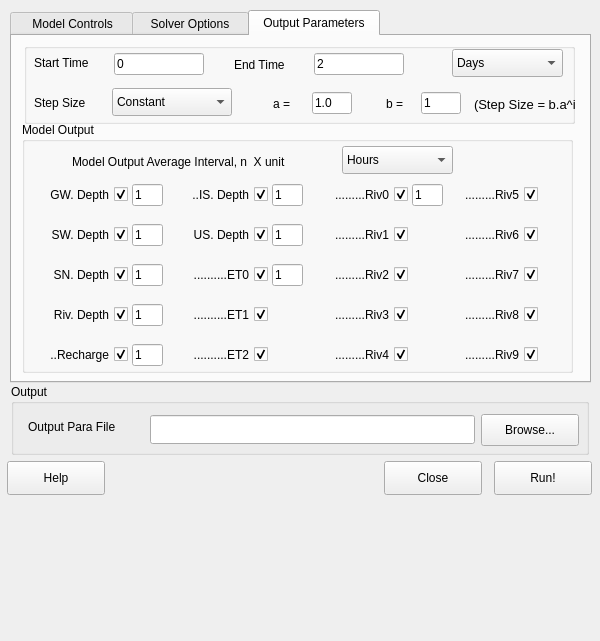
<?xml version="1.0" encoding="UTF-8"?>
<ui version="4.0">
 <class>paraFile</class>
 <widget class="QDialog" name="paraFile">
  <property name="geometry">
   <rect>
    <x>0</x>
    <y>0</y>
    <width>600</width>
    <height>641</height>
   </rect>
  </property>
  <property name="windowTitle">
   <string>Parameter File Generation</string>
  </property>
  <widget class="Q3ButtonGroup" name="outputButtonGroup">
   <property name="geometry">
    <rect>
     <x>11</x>
     <y>384</y>
     <width>578</width>
     <height>71</height>
    </rect>
   </property>
   <property name="title">
    <string>Output</string>
   </property>
   <widget class="QLabel" name="outputFileLabel">
    <property name="geometry">
     <rect>
      <x>17</x>
      <y>27</y>
      <width>111</width>
      <height>32</height>
     </rect>
    </property>
    <property name="text">
     <string>Output Para File</string>
    </property>
    <property name="alignment">
     <set>Qt::AlignLeading|Qt::AlignLeft|Qt::AlignVCenter</set>
    </property>
   </widget>
   <widget class="QPushButton" name="paraFileButton">
    <property name="geometry">
     <rect>
      <x>470</x>
      <y>30</y>
      <width>98</width>
      <height>32</height>
     </rect>
    </property>
    <property name="text">
     <string>Browse...</string>
    </property>
    <property name="autoDefault">
     <bool>false</bool>
    </property>
   </widget>
   <widget class="QLineEdit" name="paraFileLineEdit">
    <property name="geometry">
     <rect>
      <x>139</x>
      <y>31</y>
      <width>325</width>
      <height>29</height>
     </rect>
    </property>
   </widget>
  </widget>
  <widget class="QTabWidget" name="tabWidget2">
   <property name="geometry">
    <rect>
     <x>10</x>
     <y>10</y>
     <width>581</width>
     <height>373</height>
    </rect>
   </property>
   <property name="currentIndex">
    <number>2</number>
   </property>
   <widget class="QWidget" name="tab">
    <attribute name="title">
     <string>   Model Controls  </string>
    </attribute>
    <widget class="Q3GroupBox" name="groupBox1">
     <property name="geometry">
      <rect>
       <x>13</x>
       <y>20</y>
       <width>551</width>
       <height>101</height>
      </rect>
     </property>
     <property name="title">
      <string/>
     </property>
     <widget class="QCheckBox" name="debugCheckBox">
      <property name="geometry">
       <rect>
        <x>50</x>
        <y>50</y>
        <width>90</width>
        <height>41</height>
       </rect>
      </property>
      <property name="text">
       <string>Debug</string>
      </property>
      <property name="checked">
       <bool>false</bool>
      </property>
     </widget>
     <widget class="QCheckBox" name="verboseCheckBox">
      <property name="geometry">
       <rect>
        <x>50</x>
        <y>10</y>
        <width>90</width>
        <height>41</height>
       </rect>
      </property>
      <property name="text">
       <string>Verbose</string>
      </property>
      <property name="checked">
       <bool>false</bool>
      </property>
     </widget>
     <widget class="QCheckBox" name="checkBoxFillSurf">
      <property name="geometry">
       <rect>
        <x>200</x>
        <y>20</y>
        <width>131</width>
        <height>21</height>
       </rect>
      </property>
      <property name="text">
       <string>Fill Surface Sinks</string>
      </property>
      <property name="checked">
       <bool>true</bool>
      </property>
     </widget>
     <widget class="QCheckBox" name="checkBoxFillSub">
      <property name="geometry">
       <rect>
        <x>200</x>
        <y>60</y>
        <width>151</width>
        <height>21</height>
       </rect>
      </property>
      <property name="text">
       <string>Fill Subsurface Sinks</string>
      </property>
      <property name="checked">
       <bool>true</bool>
      </property>
     </widget>
    </widget>
    <widget class="Q3GroupBox" name="mcGroupBox2">
     <property name="geometry">
      <rect>
       <x>13</x>
       <y>130</y>
       <width>551</width>
       <height>191</height>
      </rect>
     </property>
     <property name="acceptDrops">
      <bool>false</bool>
     </property>
     <property name="title">
      <string>Hydrologic Processes </string>
     </property>
     <widget class="QLabel" name="textLabel1_2">
      <property name="geometry">
       <rect>
        <x>320</x>
        <y>50</y>
        <width>104</width>
        <height>41</height>
       </rect>
      </property>
      <property name="text">
       <string>Surface Mode</string>
      </property>
     </widget>
     <widget class="QLabel" name="textLabel1_4">
      <property name="geometry">
       <rect>
        <x>320</x>
        <y>120</y>
        <width>84</width>
        <height>41</height>
       </rect>
      </property>
      <property name="midLineWidth">
       <number>0</number>
      </property>
      <property name="text">
       <string>Input Mode</string>
      </property>
     </widget>
     <widget class="QLabel" name="textLabel1_3">
      <property name="geometry">
       <rect>
        <x>10</x>
        <y>120</y>
        <width>137</width>
        <height>41</height>
       </rect>
      </property>
      <property name="text">
       <string>River Mode</string>
      </property>
     </widget>
     <widget class="QLabel" name="textLabel1">
      <property name="geometry">
       <rect>
        <x>10</x>
        <y>50</y>
        <width>137</width>
        <height>41</height>
       </rect>
      </property>
      <property name="acceptDrops">
       <bool>false</bool>
      </property>
      <property name="text">
       <string>Unsaturated Mode</string>
      </property>
     </widget>
     <widget class="QComboBox" name="smComboBox">
      <property name="geometry">
       <rect>
        <x>440</x>
        <y>55</y>
        <width>100</width>
        <height>31</height>
       </rect>
      </property>
      <item>
       <property name="text">
        <string>Diffusive</string>
       </property>
      </item>
      <item>
       <property name="text">
        <string>Kinematic</string>
       </property>
      </item>
      <item>
       <property name="text">
        <string>Full</string>
       </property>
      </item>
     </widget>
     <widget class="QComboBox" name="rmComboBox">
      <property name="geometry">
       <rect>
        <x>160</x>
        <y>125</y>
        <width>100</width>
        <height>31</height>
       </rect>
      </property>
      <item>
       <property name="text">
        <string>Diffusive</string>
       </property>
      </item>
      <item>
       <property name="text">
        <string>Kinematic</string>
       </property>
      </item>
      <item>
       <property name="text">
        <string>Full</string>
       </property>
      </item>
     </widget>
     <widget class="QComboBox" name="imComboBox">
      <property name="geometry">
       <rect>
        <x>440</x>
        <y>125</y>
        <width>100</width>
        <height>31</height>
       </rect>
      </property>
      <item>
       <property name="text">
        <string>.init File</string>
       </property>
      </item>
      <item>
       <property name="text">
        <string>.att File</string>
       </property>
      </item>
      <item>
       <property name="text">
        <string>Relax</string>
       </property>
      </item>
     </widget>
     <widget class="QComboBox" name="umComboBox">
      <property name="geometry">
       <rect>
        <x>160</x>
        <y>55</y>
        <width>100</width>
        <height>31</height>
       </rect>
      </property>
      <property name="currentIndex">
       <number>1</number>
      </property>
      <item>
       <property name="text">
        <string>Shallow</string>
       </property>
      </item>
      <item>
       <property name="text">
        <string>Deep</string>
       </property>
      </item>
     </widget>
    </widget>
   </widget>
   <widget class="QWidget" name="TabPage">
    <attribute name="title">
     <string>  Solver Options  </string>
    </attribute>
    <widget class="Q3GroupBox" name="groupBox1_2_2_2">
     <property name="geometry">
      <rect>
       <x>12</x>
       <y>181</y>
       <width>551</width>
       <height>140</height>
      </rect>
     </property>
     <property name="title">
      <string>Hydrologic Processes </string>
     </property>
     <widget class="QLabel" name="textLabel1_5_3">
      <property name="geometry">
       <rect>
        <x>14</x>
        <y>30</y>
        <width>143</width>
        <height>41</height>
       </rect>
      </property>
      <property name="text">
       <string>Absolute Tolerance</string>
      </property>
     </widget>
     <widget class="QLabel" name="textLabel1_3_2_2">
      <property name="geometry">
       <rect>
        <x>17</x>
        <y>95</y>
        <width>137</width>
        <height>41</height>
       </rect>
      </property>
      <property name="text">
       <string>Relative Tolerance</string>
      </property>
     </widget>
     <widget class="QLabel" name="textLabel1_2_2_2">
      <property name="geometry">
       <rect>
        <x>320</x>
        <y>22</y>
        <width>104</width>
        <height>41</height>
       </rect>
      </property>
      <property name="text">
       <string>Initial Step</string>
      </property>
     </widget>
     <widget class="QLabel" name="textLabel1_4_2_2">
      <property name="geometry">
       <rect>
        <x>320</x>
        <y>60</y>
        <width>112</width>
        <height>41</height>
       </rect>
      </property>
      <property name="text">
       <string>Maximum Step</string>
      </property>
     </widget>
     <widget class="QLineEdit" name="ATlineEdit">
      <property name="geometry">
       <rect>
        <x>170</x>
        <y>35</y>
        <width>80</width>
        <height>31</height>
       </rect>
      </property>
      <property name="text">
       <string>1E-4</string>
      </property>
     </widget>
     <widget class="QLineEdit" name="MSlineEdit">
      <property name="geometry">
       <rect>
        <x>460</x>
        <y>69</y>
        <width>80</width>
        <height>25</height>
       </rect>
      </property>
      <property name="text">
       <string>1</string>
      </property>
     </widget>
     <widget class="QLineEdit" name="ISlineEdit">
      <property name="geometry">
       <rect>
        <x>460</x>
        <y>30</y>
        <width>80</width>
        <height>25</height>
       </rect>
      </property>
      <property name="text">
       <string>1E-5</string>
      </property>
     </widget>
     <widget class="QLineEdit" name="RTlineEdit">
      <property name="geometry">
       <rect>
        <x>170</x>
        <y>98</y>
        <width>80</width>
        <height>31</height>
       </rect>
      </property>
      <property name="text">
       <string>1E-3</string>
      </property>
     </widget>
     <widget class="QLabel" name="textLabel1_4_2_3">
      <property name="geometry">
       <rect>
        <x>320</x>
        <y>99</y>
        <width>112</width>
        <height>41</height>
       </rect>
      </property>
      <property name="text">
       <string>ET Stepsize</string>
      </property>
     </widget>
     <widget class="QLineEdit" name="ETSlineEdit">
      <property name="geometry">
       <rect>
        <x>460</x>
        <y>107</y>
        <width>80</width>
        <height>25</height>
       </rect>
      </property>
      <property name="text">
       <string>1</string>
      </property>
     </widget>
    </widget>
    <widget class="Q3GroupBox" name="groupBox1_3_2">
     <property name="geometry">
      <rect>
       <x>12</x>
       <y>11</y>
       <width>551</width>
       <height>160</height>
      </rect>
     </property>
     <property name="title">
      <string/>
     </property>
     <widget class="QLabel" name="textLabel3_3">
      <property name="geometry">
       <rect>
        <x>20</x>
        <y>60</y>
        <width>130</width>
        <height>31</height>
       </rect>
      </property>
      <property name="text">
       <string>Krylov Dimension</string>
      </property>
     </widget>
     <widget class="QLabel" name="textLabel1_5_2_2">
      <property name="geometry">
       <rect>
        <x>20</x>
        <y>110</y>
        <width>120</width>
        <height>41</height>
       </rect>
      </property>
      <property name="text">
       <string>Grahm-Schmidt</string>
      </property>
     </widget>
     <widget class="QLabel" name="textLabel3_2_2">
      <property name="geometry">
       <rect>
        <x>310</x>
        <y>60</y>
        <width>176</width>
        <height>31</height>
       </rect>
      </property>
      <property name="text">
       <string>Convergence Threshold</string>
      </property>
     </widget>
     <widget class="QLineEdit" name="CTlineEdit">
      <property name="geometry">
       <rect>
        <x>500</x>
        <y>59</y>
        <width>40</width>
        <height>31</height>
       </rect>
      </property>
      <property name="text">
       <string>0</string>
      </property>
     </widget>
     <widget class="QComboBox" name="GScomboBox">
      <property name="geometry">
       <rect>
        <x>150</x>
        <y>115</y>
        <width>100</width>
        <height>31</height>
       </rect>
      </property>
      <item>
       <property name="text">
        <string>Modified</string>
       </property>
      </item>
      <item>
       <property name="text">
        <string>Classical</string>
       </property>
      </item>
     </widget>
     <widget class="QLabel" name="textLabel2_2">
      <property name="geometry">
       <rect>
        <x>20</x>
        <y>13</y>
        <width>130</width>
        <height>31</height>
       </rect>
      </property>
      <property name="text">
       <string>Solver Type</string>
      </property>
     </widget>
     <widget class="Q3ButtonGroup" name="buttonGroup2">
      <property name="geometry">
       <rect>
        <x>120</x>
        <y>6</y>
        <width>331</width>
        <height>50</height>
       </rect>
      </property>
      <property name="title">
       <string/>
      </property>
      <widget class="QRadioButton" name="ITradioButton">
       <property name="geometry">
        <rect>
         <x>230</x>
         <y>3</y>
         <width>90</width>
         <height>41</height>
        </rect>
       </property>
       <property name="text">
        <string>Iterative</string>
       </property>
       <property name="checked">
        <bool>true</bool>
       </property>
      </widget>
      <widget class="QRadioButton" name="DDradioButton">
       <property name="geometry">
        <rect>
         <x>35</x>
         <y>2</y>
         <width>130</width>
         <height>41</height>
        </rect>
       </property>
       <property name="text">
        <string>Direct Dense</string>
       </property>
      </widget>
     </widget>
     <widget class="QLineEdit" name="KDlineEdit">
      <property name="geometry">
       <rect>
        <x>160</x>
        <y>59</y>
        <width>40</width>
        <height>31</height>
       </rect>
      </property>
      <property name="text">
       <string>0</string>
      </property>
     </widget>
    </widget>
   </widget>
   <widget class="QWidget" name="tab">
    <attribute name="title">
     <string> Output Parameters </string>
    </attribute>
    <widget class="Q3GroupBox" name="groupBox1_3">
     <property name="geometry">
      <rect>
       <x>12</x>
       <y>7</y>
       <width>551</width>
       <height>81</height>
      </rect>
     </property>
     <property name="title">
      <string/>
     </property>
     <widget class="QLabel" name="textLabel3">
      <property name="geometry">
       <rect>
        <x>10</x>
        <y>4</y>
        <width>71</width>
        <height>31</height>
       </rect>
      </property>
      <property name="toolTip">
       <string>Start Time corresponds to the beginning of your simulation relative to the forcing file you generate.</string>
      </property>
      <property name="text">
       <string>Start Time</string>
      </property>
     </widget>
     <widget class="QLabel" name="textLabel1_5_2">
      <property name="geometry">
       <rect>
        <x>10</x>
        <y>39</y>
        <width>81</width>
        <height>41</height>
       </rect>
      </property>
      <property name="text">
       <string>Step Size</string>
      </property>
     </widget>
     <widget class="QLabel" name="textLabel3_2_3_2">
      <property name="geometry">
       <rect>
        <x>362</x>
        <y>45</y>
        <width>30</width>
        <height>31</height>
       </rect>
      </property>
      <property name="text">
       <string>b =</string>
      </property>
     </widget>
     <widget class="QLabel" name="textLabel3_4">
      <property name="geometry">
       <rect>
        <x>450</x>
        <y>46</y>
        <width>101</width>
        <height>31</height>
       </rect>
      </property>
      <property name="font">
       <font>
        <pointsize>10</pointsize>
       </font>
      </property>
      <property name="text">
       <string>(Step Size = b.a^i )</string>
      </property>
     </widget>
     <widget class="QLabel" name="textLabel3_2_3">
      <property name="geometry">
       <rect>
        <x>249</x>
        <y>45</y>
        <width>30</width>
        <height>31</height>
       </rect>
      </property>
      <property name="text">
       <string>a =</string>
      </property>
     </widget>
     <widget class="QLabel" name="textLabel3_2">
      <property name="geometry">
       <rect>
        <x>210</x>
        <y>6</y>
        <width>71</width>
        <height>31</height>
       </rect>
      </property>
      <property name="toolTip">
       <string>End Time is duration of the simulation which should be less than the duration of the forcing file.</string>
      </property>
      <property name="text">
       <string>End Time</string>
      </property>
     </widget>
     <widget class="QLineEdit" name="STlineEdit">
      <property name="geometry">
       <rect>
        <x>90</x>
        <y>10</y>
        <width>90</width>
        <height>22</height>
       </rect>
      </property>
      <property name="text">
       <string>0</string>
      </property>
     </widget>
     <widget class="QLineEdit" name="ETlineEdit">
      <property name="geometry">
       <rect>
        <x>290</x>
        <y>10</y>
        <width>90</width>
        <height>22</height>
       </rect>
      </property>
      <property name="text">
       <string>2</string>
      </property>
     </widget>
     <widget class="QComboBox" name="SScomboBox">
      <property name="geometry">
       <rect>
        <x>88</x>
        <y>45</y>
        <width>120</width>
        <height>28</height>
       </rect>
      </property>
      <item>
       <property name="text">
        <string>Constant</string>
       </property>
      </item>
      <item>
       <property name="text">
        <string>Exponential</string>
       </property>
      </item>
     </widget>
     <widget class="QLineEdit" name="a_lineEdit">
      <property name="geometry">
       <rect>
        <x>288</x>
        <y>49</y>
        <width>40</width>
        <height>22</height>
       </rect>
      </property>
      <property name="text">
       <string>1.0</string>
      </property>
     </widget>
     <widget class="QLineEdit" name="b_lineEdit">
      <property name="geometry">
       <rect>
        <x>397</x>
        <y>49</y>
        <width>40</width>
        <height>22</height>
       </rect>
      </property>
      <property name="text">
       <string>1</string>
      </property>
     </widget>
     <widget class="QComboBox" name="comboBoxTime1">
      <property name="geometry">
       <rect>
        <x>428</x>
        <y>6</y>
        <width>111</width>
        <height>28</height>
       </rect>
      </property>
      <property name="toolTip">
       <string>Note that this will not affect the fundamental units of the simulation which are [ kg-m-day ]</string>
      </property>
      <property name="currentIndex">
       <number>2</number>
      </property>
      <item>
       <property name="text">
        <string>Minutes</string>
       </property>
      </item>
      <item>
       <property name="text">
        <string>Hours</string>
       </property>
      </item>
      <item>
       <property name="text">
        <string>Days</string>
       </property>
      </item>
     </widget>
    </widget>
    <widget class="QGroupBox" name="groupBox">
     <property name="geometry">
      <rect>
       <x>10</x>
       <y>86</y>
       <width>551</width>
       <height>251</height>
      </rect>
     </property>
     <property name="title">
      <string>Model Output</string>
     </property>
     <widget class="QLineEdit" name="lineEdit11">
      <property name="geometry">
       <rect>
        <x>390</x>
        <y>62</y>
        <width>31</width>
        <height>22</height>
       </rect>
      </property>
      <property name="text">
       <string>1</string>
      </property>
     </widget>
     <widget class="QCheckBox" name="checkBox1">
      <property name="geometry">
       <rect>
        <x>20</x>
        <y>62</y>
        <width>86</width>
        <height>21</height>
       </rect>
      </property>
      <property name="layoutDirection">
       <enum>Qt::RightToLeft</enum>
      </property>
      <property name="text">
       <string>GW. Depth</string>
      </property>
      <property name="checked">
       <bool>true</bool>
      </property>
     </widget>
     <widget class="QCheckBox" name="checkBox5">
      <property name="geometry">
       <rect>
        <x>20</x>
        <y>222</y>
        <width>86</width>
        <height>21</height>
       </rect>
      </property>
      <property name="layoutDirection">
       <enum>Qt::RightToLeft</enum>
      </property>
      <property name="text">
       <string>..Recharge</string>
      </property>
      <property name="checked">
       <bool>true</bool>
      </property>
     </widget>
     <widget class="QCheckBox" name="checkBox14">
      <property name="geometry">
       <rect>
        <x>300</x>
        <y>182</y>
        <width>86</width>
        <height>21</height>
       </rect>
      </property>
      <property name="layoutDirection">
       <enum>Qt::RightToLeft</enum>
      </property>
      <property name="text">
       <string>.........Riv3</string>
      </property>
      <property name="checked">
       <bool>true</bool>
      </property>
     </widget>
     <widget class="QCheckBox" name="checkBox11">
      <property name="geometry">
       <rect>
        <x>300</x>
        <y>62</y>
        <width>86</width>
        <height>21</height>
       </rect>
      </property>
      <property name="layoutDirection">
       <enum>Qt::RightToLeft</enum>
      </property>
      <property name="text">
       <string>.........Riv0</string>
      </property>
      <property name="checked">
       <bool>true</bool>
      </property>
     </widget>
     <widget class="QCheckBox" name="checkBox10">
      <property name="geometry">
       <rect>
        <x>160</x>
        <y>222</y>
        <width>86</width>
        <height>21</height>
       </rect>
      </property>
      <property name="layoutDirection">
       <enum>Qt::RightToLeft</enum>
      </property>
      <property name="text">
       <string>..........ET2</string>
      </property>
      <property name="checked">
       <bool>true</bool>
      </property>
     </widget>
     <widget class="QCheckBox" name="checkBox16">
      <property name="geometry">
       <rect>
        <x>430</x>
        <y>62</y>
        <width>86</width>
        <height>21</height>
       </rect>
      </property>
      <property name="layoutDirection">
       <enum>Qt::RightToLeft</enum>
      </property>
      <property name="text">
       <string>.........Riv5</string>
      </property>
      <property name="checked">
       <bool>true</bool>
      </property>
     </widget>
     <widget class="QCheckBox" name="checkBox9">
      <property name="geometry">
       <rect>
        <x>160</x>
        <y>182</y>
        <width>86</width>
        <height>21</height>
       </rect>
      </property>
      <property name="layoutDirection">
       <enum>Qt::RightToLeft</enum>
      </property>
      <property name="text">
       <string>..........ET1</string>
      </property>
      <property name="checked">
       <bool>true</bool>
      </property>
     </widget>
     <widget class="QLineEdit" name="lineEdit5">
      <property name="geometry">
       <rect>
        <x>110</x>
        <y>222</y>
        <width>31</width>
        <height>22</height>
       </rect>
      </property>
      <property name="text">
       <string>1</string>
      </property>
     </widget>
     <widget class="QCheckBox" name="checkBox8">
      <property name="geometry">
       <rect>
        <x>160</x>
        <y>142</y>
        <width>86</width>
        <height>21</height>
       </rect>
      </property>
      <property name="layoutDirection">
       <enum>Qt::RightToLeft</enum>
      </property>
      <property name="text">
       <string>..........ET0</string>
      </property>
      <property name="checked">
       <bool>true</bool>
      </property>
     </widget>
     <widget class="QCheckBox" name="checkBox7">
      <property name="geometry">
       <rect>
        <x>160</x>
        <y>102</y>
        <width>86</width>
        <height>21</height>
       </rect>
      </property>
      <property name="layoutDirection">
       <enum>Qt::RightToLeft</enum>
      </property>
      <property name="text">
       <string>US. Depth</string>
      </property>
      <property name="checked">
       <bool>true</bool>
      </property>
     </widget>
     <widget class="QCheckBox" name="checkBox4">
      <property name="geometry">
       <rect>
        <x>20</x>
        <y>182</y>
        <width>86</width>
        <height>21</height>
       </rect>
      </property>
      <property name="layoutDirection">
       <enum>Qt::RightToLeft</enum>
      </property>
      <property name="text">
       <string>Riv. Depth</string>
      </property>
      <property name="checked">
       <bool>true</bool>
      </property>
     </widget>
     <widget class="QLineEdit" name="lineEdit4">
      <property name="geometry">
       <rect>
        <x>110</x>
        <y>182</y>
        <width>31</width>
        <height>22</height>
       </rect>
      </property>
      <property name="text">
       <string>1</string>
      </property>
     </widget>
     <widget class="QCheckBox" name="checkBox13">
      <property name="geometry">
       <rect>
        <x>300</x>
        <y>142</y>
        <width>86</width>
        <height>21</height>
       </rect>
      </property>
      <property name="layoutDirection">
       <enum>Qt::RightToLeft</enum>
      </property>
      <property name="text">
       <string>.........Riv2</string>
      </property>
      <property name="checked">
       <bool>true</bool>
      </property>
     </widget>
     <widget class="QLineEdit" name="lineEdit2">
      <property name="geometry">
       <rect>
        <x>110</x>
        <y>102</y>
        <width>31</width>
        <height>22</height>
       </rect>
      </property>
      <property name="text">
       <string>1</string>
      </property>
     </widget>
     <widget class="QCheckBox" name="checkBox17">
      <property name="geometry">
       <rect>
        <x>430</x>
        <y>102</y>
        <width>86</width>
        <height>21</height>
       </rect>
      </property>
      <property name="layoutDirection">
       <enum>Qt::RightToLeft</enum>
      </property>
      <property name="text">
       <string>.........Riv6</string>
      </property>
      <property name="checked">
       <bool>true</bool>
      </property>
     </widget>
     <widget class="QCheckBox" name="checkBox3">
      <property name="geometry">
       <rect>
        <x>20</x>
        <y>142</y>
        <width>86</width>
        <height>21</height>
       </rect>
      </property>
      <property name="layoutDirection">
       <enum>Qt::RightToLeft</enum>
      </property>
      <property name="text">
       <string>SN. Depth</string>
      </property>
      <property name="checked">
       <bool>true</bool>
      </property>
     </widget>
     <widget class="QLineEdit" name="lineEdit8">
      <property name="geometry">
       <rect>
        <x>250</x>
        <y>142</y>
        <width>31</width>
        <height>22</height>
       </rect>
      </property>
      <property name="text">
       <string>1</string>
      </property>
     </widget>
     <widget class="QCheckBox" name="checkBox12">
      <property name="geometry">
       <rect>
        <x>300</x>
        <y>102</y>
        <width>86</width>
        <height>21</height>
       </rect>
      </property>
      <property name="layoutDirection">
       <enum>Qt::RightToLeft</enum>
      </property>
      <property name="text">
       <string>.........Riv1</string>
      </property>
      <property name="checked">
       <bool>true</bool>
      </property>
     </widget>
     <widget class="QCheckBox" name="checkBox2">
      <property name="geometry">
       <rect>
        <x>20</x>
        <y>102</y>
        <width>86</width>
        <height>21</height>
       </rect>
      </property>
      <property name="layoutDirection">
       <enum>Qt::RightToLeft</enum>
      </property>
      <property name="text">
       <string>SW. Depth</string>
      </property>
      <property name="checked">
       <bool>true</bool>
      </property>
     </widget>
     <widget class="QCheckBox" name="checkBox20">
      <property name="geometry">
       <rect>
        <x>430</x>
        <y>222</y>
        <width>86</width>
        <height>21</height>
       </rect>
      </property>
      <property name="layoutDirection">
       <enum>Qt::RightToLeft</enum>
      </property>
      <property name="text">
       <string>.........Riv9</string>
      </property>
      <property name="checked">
       <bool>true</bool>
      </property>
     </widget>
     <widget class="QCheckBox" name="checkBox15">
      <property name="geometry">
       <rect>
        <x>300</x>
        <y>222</y>
        <width>86</width>
        <height>21</height>
       </rect>
      </property>
      <property name="layoutDirection">
       <enum>Qt::RightToLeft</enum>
      </property>
      <property name="text">
       <string>.........Riv4</string>
      </property>
      <property name="checked">
       <bool>true</bool>
      </property>
     </widget>
     <widget class="QCheckBox" name="checkBox19">
      <property name="geometry">
       <rect>
        <x>430</x>
        <y>182</y>
        <width>86</width>
        <height>21</height>
       </rect>
      </property>
      <property name="layoutDirection">
       <enum>Qt::RightToLeft</enum>
      </property>
      <property name="text">
       <string>.........Riv8</string>
      </property>
      <property name="checked">
       <bool>true</bool>
      </property>
     </widget>
     <widget class="QLineEdit" name="lineEdit3">
      <property name="geometry">
       <rect>
        <x>110</x>
        <y>142</y>
        <width>31</width>
        <height>22</height>
       </rect>
      </property>
      <property name="text">
       <string>1</string>
      </property>
     </widget>
     <widget class="QCheckBox" name="checkBox6">
      <property name="geometry">
       <rect>
        <x>160</x>
        <y>62</y>
        <width>86</width>
        <height>21</height>
       </rect>
      </property>
      <property name="layoutDirection">
       <enum>Qt::RightToLeft</enum>
      </property>
      <property name="text">
       <string>..IS. Depth</string>
      </property>
      <property name="checked">
       <bool>true</bool>
      </property>
     </widget>
     <widget class="QLineEdit" name="lineEdit7">
      <property name="geometry">
       <rect>
        <x>250</x>
        <y>102</y>
        <width>31</width>
        <height>22</height>
       </rect>
      </property>
      <property name="text">
       <string>1</string>
      </property>
     </widget>
     <widget class="QLineEdit" name="lineEdit6">
      <property name="geometry">
       <rect>
        <x>250</x>
        <y>62</y>
        <width>31</width>
        <height>22</height>
       </rect>
      </property>
      <property name="text">
       <string>1</string>
      </property>
     </widget>
     <widget class="QCheckBox" name="checkBox18">
      <property name="geometry">
       <rect>
        <x>430</x>
        <y>142</y>
        <width>86</width>
        <height>21</height>
       </rect>
      </property>
      <property name="layoutDirection">
       <enum>Qt::RightToLeft</enum>
      </property>
      <property name="text">
       <string>.........Riv7</string>
      </property>
      <property name="checked">
       <bool>true</bool>
      </property>
     </widget>
     <widget class="QLineEdit" name="lineEdit1">
      <property name="geometry">
       <rect>
        <x>110</x>
        <y>62</y>
        <width>31</width>
        <height>22</height>
       </rect>
      </property>
      <property name="text">
       <string>1</string>
      </property>
     </widget>
     <widget class="QComboBox" name="comboBoxTime2">
      <property name="geometry">
       <rect>
        <x>320</x>
        <y>24</y>
        <width>111</width>
        <height>28</height>
       </rect>
      </property>
      <property name="currentIndex">
       <number>1</number>
      </property>
      <item>
       <property name="text">
        <string>Minutes</string>
       </property>
      </item>
      <item>
       <property name="text">
        <string>Hours</string>
       </property>
      </item>
      <item>
       <property name="text">
        <string>Days</string>
       </property>
      </item>
     </widget>
     <widget class="QLabel" name="label">
      <property name="geometry">
       <rect>
        <x>50</x>
        <y>30</y>
        <width>261</width>
        <height>20</height>
       </rect>
      </property>
      <property name="toolTip">
       <string>The user can print the solution for specified averaging intervals that are integer multiples of minute, hour, day.</string>
      </property>
      <property name="text">
       <string>Model Output Average Interval, n  X unit</string>
      </property>
     </widget>
    </widget>
   </widget>
  </widget>
  <widget class="Q3TextBrowser" name="MessageLog" native="true">
   <property name="geometry">
    <rect>
     <x>13</x>
     <y>500</y>
     <width>571</width>
     <height>131</height>
    </rect>
   </property>
  </widget>
  <widget class="QPushButton" name="cancelButton">
   <property name="geometry">
    <rect>
     <x>384</x>
     <y>461</y>
     <width>98</width>
     <height>34</height>
    </rect>
   </property>
   <property name="text">
    <string>Close</string>
   </property>
   <property name="autoDefault">
    <bool>false</bool>
   </property>
  </widget>
  <widget class="QPushButton" name="helpButton">
   <property name="geometry">
    <rect>
     <x>7</x>
     <y>461</y>
     <width>98</width>
     <height>34</height>
    </rect>
   </property>
   <property name="text">
    <string>Help</string>
   </property>
   <property name="autoDefault">
    <bool>false</bool>
   </property>
  </widget>
  <widget class="QPushButton" name="okButton">
   <property name="geometry">
    <rect>
     <x>494</x>
     <y>461</y>
     <width>98</width>
     <height>34</height>
    </rect>
   </property>
   <property name="text">
    <string>Run!</string>
   </property>
   <property name="autoDefault">
    <bool>false</bool>
   </property>
  </widget>
 </widget>
 <layoutdefault spacing="6" margin="11"/>
 <pixmapfunction>qPixmapFromMimeSource</pixmapfunction>
 <customwidgets>
  <customwidget>
   <class>Q3TextBrowser</class>
   <extends>QWidget</extends>
   <header>q3textbrowser.h</header>
   <container>1</container>
  </customwidget>
  <customwidget>
   <class>Q3GroupBox</class>
   <extends>QGroupBox</extends>
   <header>Qt3Support/Q3GroupBox</header>
   <container>1</container>
  </customwidget>
  <customwidget>
   <class>Q3ButtonGroup</class>
   <extends>Q3GroupBox</extends>
   <header>Qt3Support/Q3ButtonGroup</header>
   <container>1</container>
  </customwidget>
 </customwidgets>
 <resources/>
 <connections/>
</ui>
